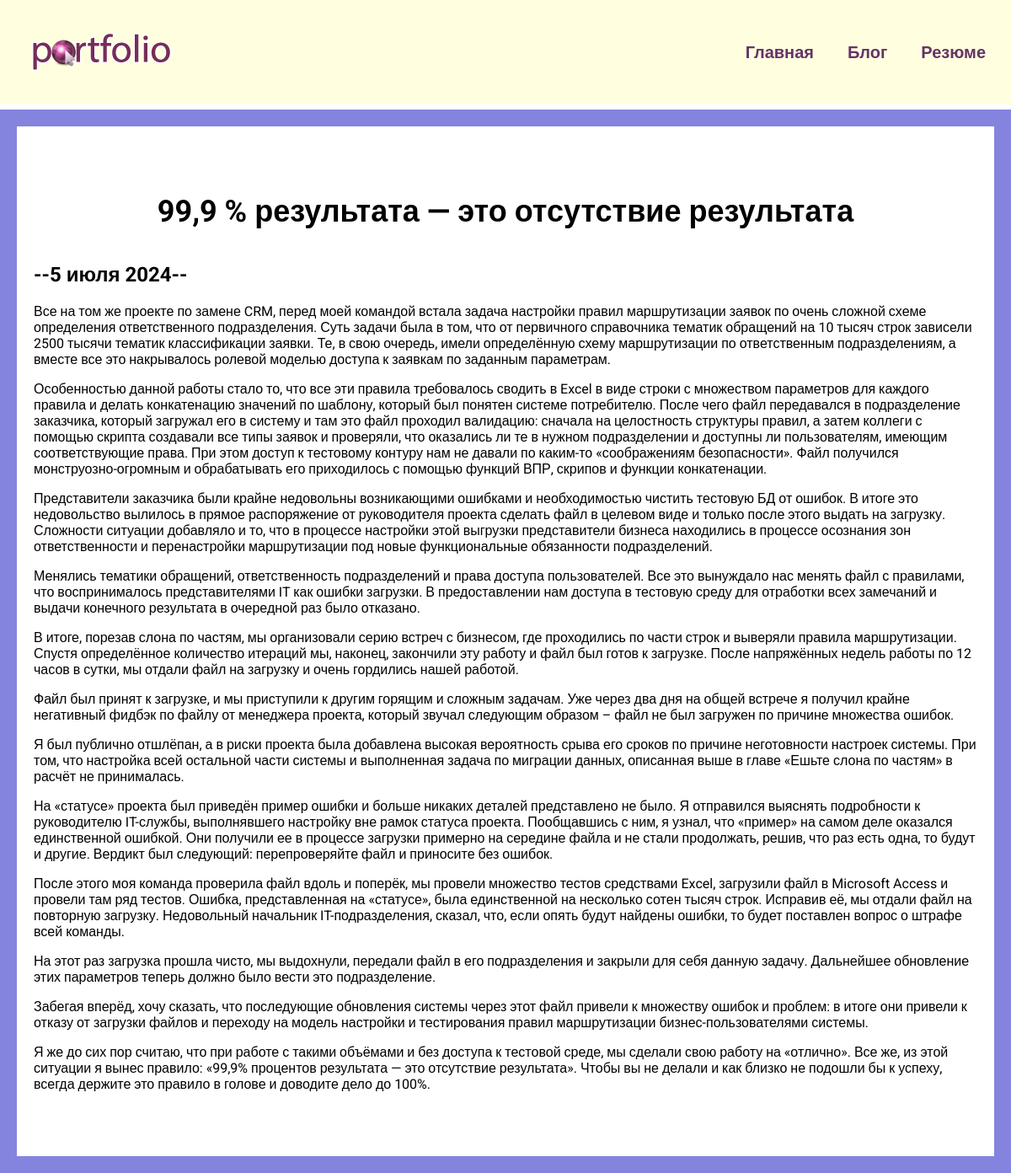
Page /blog/3/ on the committed database.
### blog/models.py (models this page shows, shortened)
class Blog(models.Model):
    title = models.CharField(max_length=200)
    description = models.TextField()
    date = models.DateField()

### blog/views.py (the view)
# urls.py: path('<int:blog_id>/', views.detail, name='detail'),
def detail(request, blog_id):
    blog = get_object_or_404(Blog, pk=blog_id)
    return render(request, 'blog/details.html', {'blog': blog})

### blog/templates/blog/details.html
{% extends 'skills/base.html' %}
{% block content %}
<div class="detail">
    <h1>{{ blog.title}}</h1>
    <h2>--{{ blog.date|date:'j E Y' }}--</h2>
    {{ blog.description|safe }}
</div>
{% endblock %}

### skills/static/css/style.css (style rules this page uses)
body { font-family: "Roboto", sans-serif; background: #8484df; margin: 0; padding: 0; }
.content h1 { text-align: center; margin: 60px 0 40px; font-size: 36px; }
.detail { background: #FFF; padding: 20px 20px 60px; }

### rows in the picture
Blog: title "99,9 % результата — это отсутствие результата", date "5 июля 2024", description "Все на том же проекте по замене CRM, перед моей командой встала задача настройки правил маршрутизации заявок по очень сложной схеме определения ответственного подразделения. Суть задачи была в том, что от первичного справочника тематик обращений на 10 тысяч строк зависели 2500 тысячи тематик классификации заявки. Те, в свою очередь, имели определённую схему маршрутизации по ответственным подразделениям, а вместе все это накрывалось ролевой моделью доступа к заявкам по заданным параметрам. Особенностью данной работы стало то, что все эти правила требовалось сводить в Excel в виде строки с множеством параметров для каждого правила и делать конкатенацию значений по шаблону, который был понятен…"
